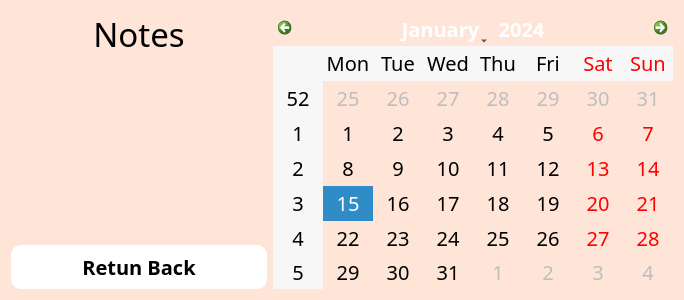
     <widget class="QWidget" name="CalendarPage">
      <property name="styleSheet">
       <string notr="true">background-color: rgb(255, 228, 216);</string>
      </property>
      <layout class="QGridLayout" name="gridLayout_4">
       <item row="0" column="0" rowspan="4">
        <layout class="QVBoxLayout" name="verticalLayout" stretch="1,8,2">
         <item>
          <widget class="QLabel" name="label_10">
           <property name="font">
            <font>
             <family>Segoe UI Black</family>
             <pointsize>25</pointsize>
            </font>
           </property>
           <property name="text">
            <string>Notes</string>
           </property>
           <property name="alignment">
            <set>Qt::AlignCenter</set>
           </property>
          </widget>
         </item>
         <item>
          <widget class="QListWidget" name="listWidget">
           <property name="font">
            <font>
             <family>Segoe UI Black</family>
             <pointsize>20</pointsize>
            </font>
           </property>
           <property name="styleSheet">
            <string notr="true">border:0;</string>
           </property>
           <property name="wordWrap">
            <bool>true</bool>
           </property>
          </widget>
         </item>
         <item>
          <widget class="QPushButton" name="CalendarReturnButton">
           <property name="sizePolicy">
            <sizepolicy hsizetype="Expanding" vsizetype="Expanding">
             <horstretch>0</horstretch>
             <verstretch>0</verstretch>
            </sizepolicy>
           </property>
           <property name="font">
            <font>
             <family>Segoe UI Black</family>
             <pointsize>15</pointsize>
             <weight>75</weight>
             <italic>false</italic>
             <bold>true</bold>
            </font>
           </property>
           <property name="styleSheet">
            <string notr="true">background-color: white;
border-style:outset;
border-radius:10px;
border-color:black;
padding 20px;</string>
           </property>
           <property name="text">
            <string>Retun Back</string>
           </property>
          </widget>
         </item>
        </layout>
       </item>
       <item row="0" column="1" rowspan="4">
        <widget class="QCalendarWidget" name="calendarWidget">
         <property name="palette">
          <palette>
           <active>
            <colorrole role="WindowText">
             <brush brushstyle="SolidPattern">
              <color alpha="255">
               <red>0</red>
               <green>0</green>
               <blue>0</blue>
              </color>
             </brush>
            </colorrole>
            <colorrole role="Button">
             <brush brushstyle="SolidPattern">
              <color alpha="255">
               <red>255</red>
               <green>228</green>
               <blue>216</blue>
              </color>
             </brush>
            </colorrole>
            <colorrole role="Dark">
             <brush brushstyle="SolidPattern">
              <color alpha="255">
               <red>255</red>
               <green>85</green>
               <blue>0</blue>
              </color>
             </brush>
            </colorrole>
            <colorrole role="Mid">
             <brush brushstyle="SolidPattern">
              <color alpha="255">
               <red>170</red>
               <green>85</green>
               <blue>255</blue>
              </color>
             </brush>
            </colorrole>
            <colorrole role="Text">
             <brush brushstyle="SolidPattern">
              <color alpha="255">
               <red>0</red>
               <green>0</green>
               <blue>0</blue>
              </color>
             </brush>
            </colorrole>
            <colorrole role="ButtonText">
             <brush brushstyle="SolidPattern">
              <color alpha="255">
               <red>0</red>
               <green>0</green>
               <blue>0</blue>
              </color>
             </brush>
            </colorrole>
            <colorrole role="Base">
             <brush brushstyle="SolidPattern">
              <color alpha="255">
               <red>255</red>
               <green>228</green>
               <blue>216</blue>
              </color>
             </brush>
            </colorrole>
            <colorrole role="Window">
             <brush brushstyle="SolidPattern">
              <color alpha="255">
               <red>255</red>
               <green>228</green>
               <blue>216</blue>
              </color>
             </brush>
            </colorrole>
            <colorrole role="PlaceholderText">
             <brush brushstyle="SolidPattern">
              <color alpha="128">
               <red>0</red>
               <green>0</green>
               <blue>0</blue>
              </color>
             </brush>
            </colorrole>
           </active>
           <inactive>
            <colorrole role="WindowText">
             <brush brushstyle="SolidPattern">
              <color alpha="255">
               <red>0</red>
               <green>0</green>
               <blue>0</blue>
              </color>
             </brush>
            </colorrole>
            <colorrole role="Button">
             <brush brushstyle="SolidPattern">
              <color alpha="255">
               <red>255</red>
               <green>228</green>
               <blue>216</blue>
              </color>
             </brush>
            </colorrole>
            <colorrole role="Dark">
             <brush brushstyle="SolidPattern">
              <color alpha="255">
               <red>255</red>
               <green>85</green>
               <blue>0</blue>
              </color>
             </brush>
            </colorrole>
            <colorrole role="Mid">
             <brush brushstyle="SolidPattern">
              <color alpha="255">
               <red>170</red>
               <green>85</green>
               <blue>255</blue>
              </color>
             </brush>
            </colorrole>
            <colorrole role="Text">
             <brush brushstyle="SolidPattern">
              <color alpha="255">
               <red>0</red>
               <green>0</green>
               <blue>0</blue>
              </color>
             </brush>
            </colorrole>
            <colorrole role="ButtonText">
             <brush brushstyle="SolidPattern">
              <color alpha="255">
               <red>0</red>
               <green>0</green>
               <blue>0</blue>
              </color>
             </brush>
            </colorrole>
            <colorrole role="Base">
             <brush brushstyle="SolidPattern">
              <color alpha="255">
               <red>255</red>
               <green>228</green>
               <blue>216</blue>
              </color>
             </brush>
            </colorrole>
            <colorrole role="Window">
             <brush brushstyle="SolidPattern">
              <color alpha="255">
               <red>255</red>
               <green>228</green>
               <blue>216</blue>
              </color>
             </brush>
            </colorrole>
            <colorrole role="PlaceholderText">
             <brush brushstyle="SolidPattern">
              <color alpha="128">
               <red>0</red>
               <green>0</green>
               <blue>0</blue>
              </color>
             </brush>
            </colorrole>
           </inactive>
           <disabled>
            <colorrole role="WindowText">
             <brush brushstyle="SolidPattern">
              <color alpha="255">
               <red>255</red>
               <green>85</green>
               <blue>0</blue>
              </color>
             </brush>
            </colorrole>
            <colorrole role="Button">
             <brush brushstyle="SolidPattern">
              <color alpha="255">
               <red>255</red>
               <green>228</green>
               <blue>216</blue>
              </color>
             </brush>
            </colorrole>
            <colorrole role="Dark">
             <brush brushstyle="SolidPattern">
              <color alpha="255">
               <red>255</red>
               <green>85</green>
               <blue>0</blue>
              </color>
             </brush>
            </colorrole>
            <colorrole role="Mid">
             <brush brushstyle="SolidPattern">
              <color alpha="255">
               <red>170</red>
               <green>85</green>
               <blue>255</blue>
              </color>
             </brush>
            </colorrole>
            <colorrole role="Text">
             <brush brushstyle="SolidPattern">
              <color alpha="255">
               <red>255</red>
               <green>85</green>
               <blue>0</blue>
              </color>
             </brush>
            </colorrole>
            <colorrole role="ButtonText">
             <brush brushstyle="SolidPattern">
              <color alpha="255">
               <red>255</red>
               <green>85</green>
               <blue>0</blue>
              </color>
             </brush>
            </colorrole>
            <colorrole role="Base">
             <brush brushstyle="SolidPattern">
              <color alpha="255">
               <red>255</red>
               <green>228</green>
               <blue>216</blue>
              </color>
             </brush>
            </colorrole>
            <colorrole role="Window">
             <brush brushstyle="SolidPattern">
              <color alpha="255">
               <red>255</red>
               <green>228</green>
               <blue>216</blue>
              </color>
             </brush>
            </colorrole>
            <colorrole role="PlaceholderText">
             <brush brushstyle="SolidPattern">
              <color alpha="128">
               <red>0</red>
               <green>0</green>
               <blue>0</blue>
              </color>
             </brush>
            </colorrole>
           </disabled>
          </palette>
         </property>
         <property name="font">
          <font>
           <family>Segoe UI Black</family>
           <pointsize>15</pointsize>
           <weight>50</weight>
           <italic>false</italic>
           <bold>false</bold>
           <underline>false</underline>
          </font>
         </property>
         <property name="gridVisible">
          <bool>false</bool>
         </property>
         <property name="navigationBarVisible">
          <bool>true</bool>
         </property>
         <property name="dateEditEnabled">
          <bool>true</bool>
         </property>
        </widget>
       </item>
      </layout>
     </widget>
